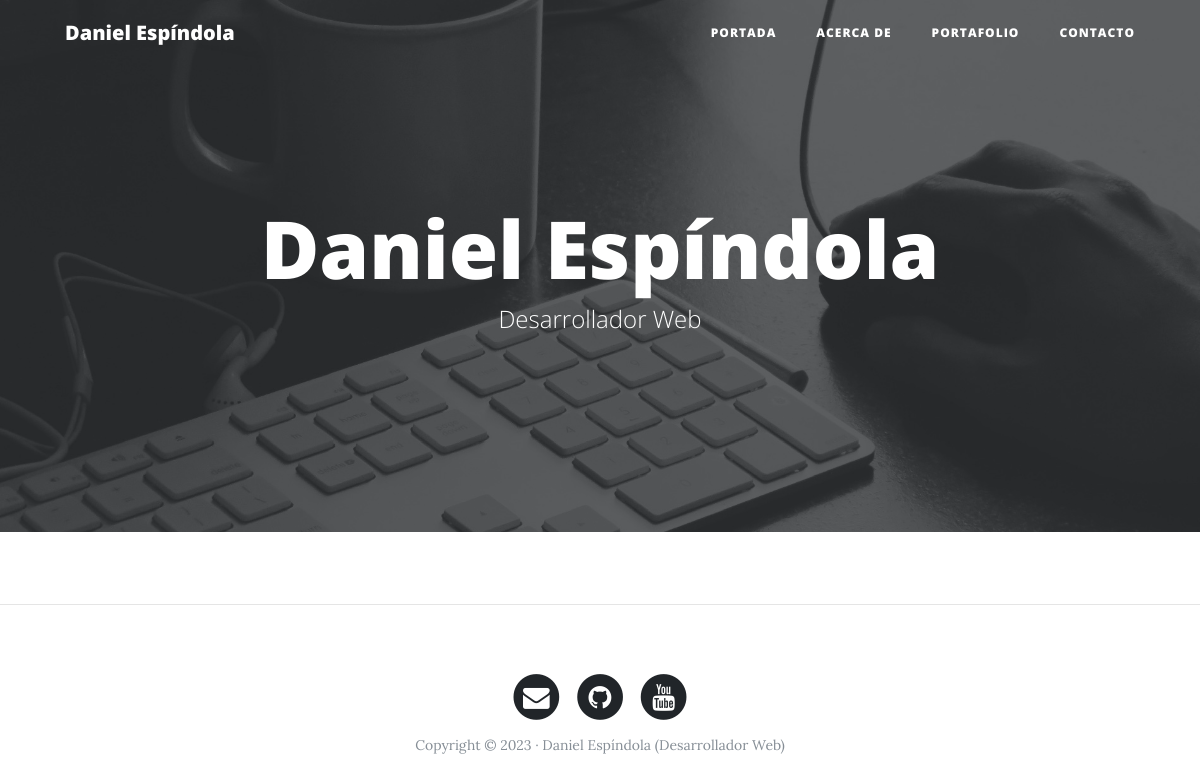
/portfolio/, run on an earlier commit of the app's database.
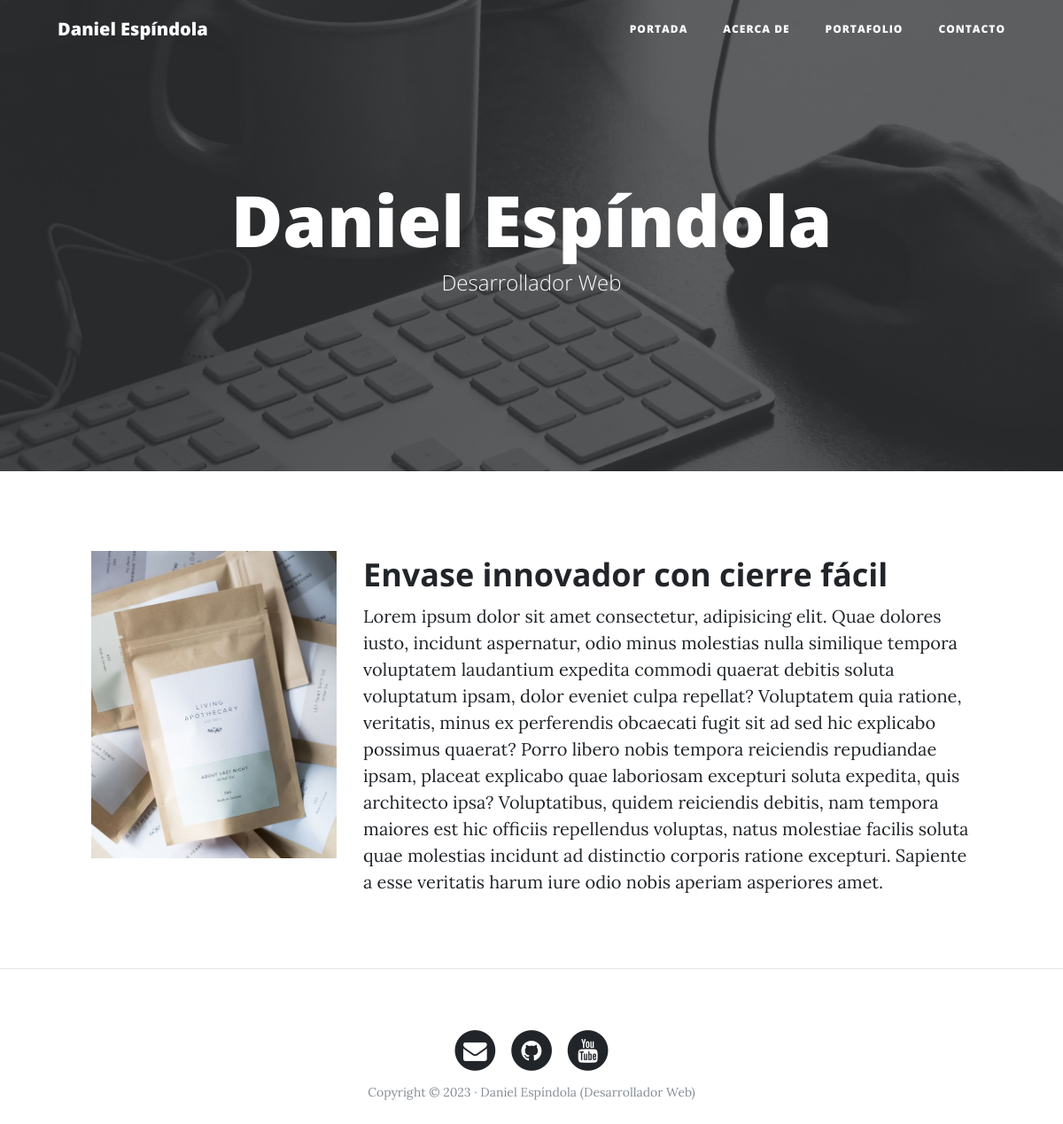
And on a later commit of the database.
### portfolio/models.py (models this page shows, shortened)
class Project(models.Model):
    title = models.CharField(max_length=200,verbose_name='Título')
    description = models.TextField(verbose_name='Descripción')
    image = models.ImageField(verbose_name='Imagen', upload_to='projects')
    link = models.URLField(null='true',blank='true')
    created = models.DateTimeField(auto_now_add=True,verbose_name='Fecha de creación')
    updated = models.DateTimeField(auto_now=True,verbose_name='Fecha de actualización')
    class Meta:
        verbose_name= 'proyecto'
        verbose_name_plural='proyectos'
        ordering = ['-created']

### portfolio/views.py (the view)
# urls.py: path('portfolio/',portfolio_views.portfolio,name='portfolio'),
def portfolio(request):
    projects = Project.objects.all()
    return render(request,'portfolio/portfolio.html',{'title': "Portafolio | Mi Web Personal",'projects':projects})

### portfolio/templates/portfolio/portfolio.html (shortened to what this page needs)
{% extends 'core/base.html' %}
{% load static %}
{% block content %}
    {% for project in projects %}
        <div class="row project">
            <div class="col-lg-3 col-md-4 offset-lg-1">
                <img class="img-fluid" src={{project.image.url}} alt="">
            </div>
            <div class="col-lg-7 col-md-8">
                <h2 class="section-heading title">{{project.title}}</h2>
                <p>{{project.description}}</p>
            </div>
        </div>
    {% endfor %}
{% endblock %}

### core/templates/core/base.html (shortened to what this page needs)
<!DOCTYPE html>
<html lang="en">
<head>
    {% load static %}
    <link href="{% static 'core/vendor/bootstrap.min.css' %}" rel="stylesheet">
    <link href="{% static 'core/vendor/font-awesome.min.css' %}" rel="stylesheet" type="text/css">
    <link href="{% static 'core/css/clean-blog.min.css' %}"
    rel="stylesheet">
</head>
<body>
    <nav class="navbar navbar-expand-lg navbar-light fixed-top" id="mainNav">
        <div class="container">
          <a class="navbar-brand" href="/">Daniel Espíndola</a>
          <div class="collapse navbar-collapse" id="navbarResponsive">
            <ul class="navbar-nav ml-auto">
                <li class="nav-item">
                    <a class="nav-link" href="{% url 'home' %}">Portada</a>
                </li>
                <li class="nav-item">
                    <a class="nav-link" href="{% url 'about' %}">Acerca de</a>
                </li>
                <li class="nav-item">
                    <a class="nav-link" href="{% url 'portfolio' %}">Portafolio</a>
                </li>
                <li class="nav-item">
                    <a class="nav-link" href="{% url 'contact' %}">Contacto</a>
                </li>
            </ul>
        </div>
        </div>
      </nav>
      <header class="masthead" style="background-image: url('/static/core/img/home-bg.jpg')">
        <div class="overlay"></div>
        <div class="container">
          <div class="row">
            <div class="col-lg-8 col-md-10 mx-auto">
              <div class="site-heading">
                <h1>Daniel Espíndola</h1>
                <span class="subheading">Desarrollador Web</span>
              </div>
            </div>
          </div>
        </div>
      </header>
    {% block content %}{% endblock %}
    {% if  request.path != '/' %}
        <hr>
    {% endif %}
    <footer>
        <div class="container">
          <div class="row">
            <div class="col-lg-8 col-md-10 mx-auto">
              <ul class="list-inline text-center">
                <li class="list-inline-item">
                  <a href="#">
                    <span class="fa-stack fa-lg">
                      <i class="fa fa-circle fa-stack-2x"></i>
                      <i class="fa fa-envelope fa-stack-1x fa-inverse"></i>
                    </span>
                  </a>
                </li>
                <li class="list-inline-item">
                  <a href="#">
                    <span class="fa-stack fa-lg">
                      <i class="fa fa-circle fa-stack-2x"></i>
                      <i class="fa fa-github fa-stack-1x fa-inverse"></i>
                    </span>
                  </a>
                </li>
                <li class="list-inline-item">
                  <a href="#">
                    <span class="fa-stack fa-lg">
                      <i class="fa fa-circle fa-stack-2x"></i>
                      <i class="fa fa-youtube fa-stack-1x fa-inverse"></i>
                    </span>
                  </a>
                </li>
              </ul>
              <p class="copyright text-muted">Copyright © 2023 · Daniel Espíndola (Desarrollador Web) </p>
            </div>
          </div>
        </div>
    </footer>
</body>
</html>

What changed in the data, as far as the page shows it:
added Project: image (picture), title "Envase innovador con cierre fácil", description "Lorem ipsum dolor sit amet consectetur, adipisicing elit. Quae dolores iusto, incidunt aspernatur, odio minus molestias nulla similique tempora voluptatem laudantium expedita commodi quaerat debitis soluta voluptatum ipsam, dolor eveniet culpa repellat? Voluptatem quia ratione, veritatis, minus ex perferendis obcaecati fugit sit ad sed hic explicabo possimus quaerat? Porro libero nobis tempora reiciendis repudiandae ipsam, placeat explicabo quae laboriosam excepturi soluta expedita, quis architecto ipsa? Voluptatibus, quidem reiciendis debitis, nam tempora maiores est hic officiis repellendus voluptas, natus molestiae facilis soluta quae molestias incidunt ad distinctio corporis ratione…"
